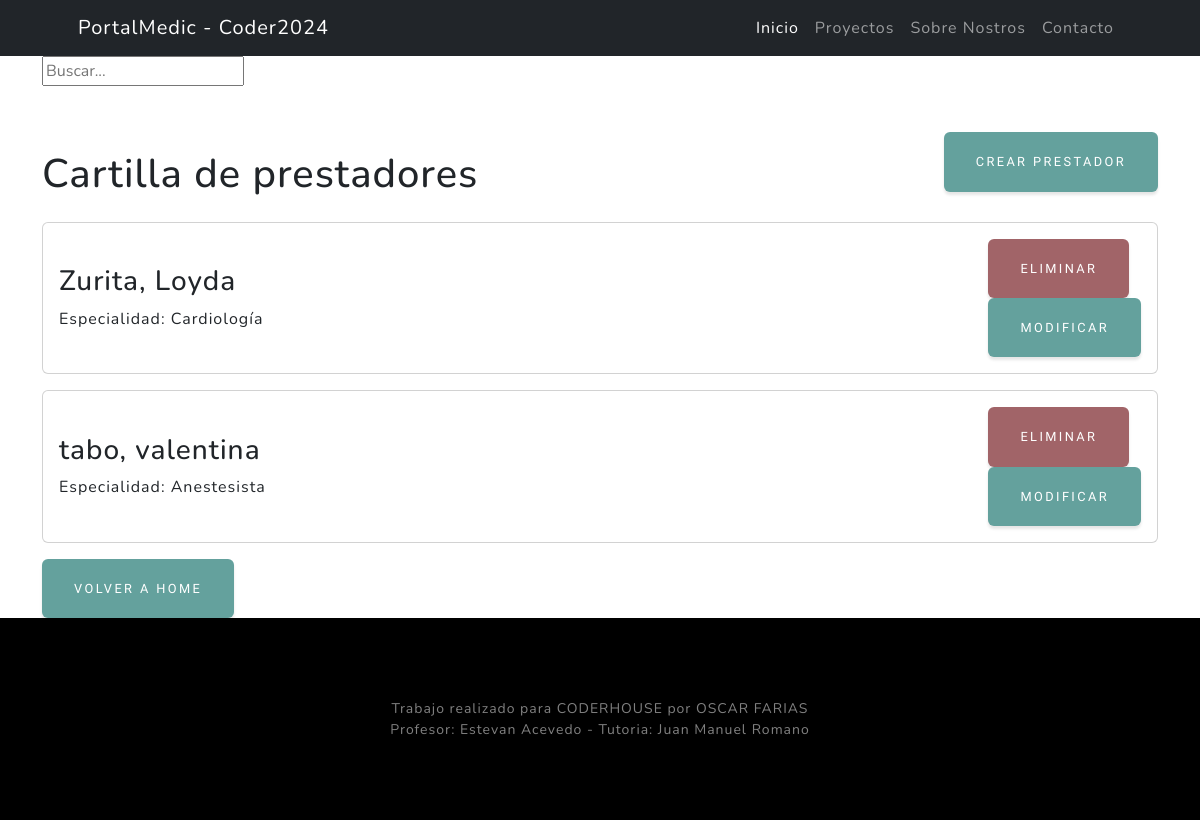
/medicos/medicos/list, run on the app's committed database.
### medicos/models.py (models this page shows, shortened)
class Medicos(models.Model):
    nombre = models.CharField(max_length=100, null=False, blank=True)
    apellido = models.CharField(max_length=100, null=False, blank=True)
    DNI = models.PositiveIntegerField(unique=True,null=True)
    nacionalidad= models.ForeignKey(Nacionalidad, on_delete=models.SET_NULL, null=True)
    matricula = models.PositiveIntegerField(unique=True, null=False, blank=True)
    especialidad = models.ForeignKey(Especialidad, on_delete=models.SET_NULL, null=True)
    class Meta:
        verbose_name = "Medicos"
        verbose_name_plural = "Medicos"

class Especialidad(models.Model):
    especialidad = models.CharField(max_length=50, unique=True)
    def __str__(self) -> str:
        return self.especialidad
    class Meta:
        verbose_name = "Especialidad"
        verbose_name_plural = "Especialidades"

### medicos/views.py (the view)
# urls.py: path("medicos/list", medicos_list ,name="medicos_list"),
def medicos_list(request):
    consulta = Medicos.objects.all()
    contexto = {"medicos":consulta}
    return render(request,"medicos/medicos_list.html", contexto)

### medicos/templates/medicos/medicos_list.html (shortened to what this page needs)
{% extends 'core/base.html' %}
{% block content %}
<div class="container">
    <div class="pb-lg-3">
        <form action="{% url 'medicos:medicos_list' %}" method="get">
            <input type="text" name="busqueda" placeholder="Buscar...">
        </form>
    </div>
    <div class="d-flex justify-content-between align-items-center">
        <h1 class="mt-5 mb-4">Cartilla de prestadores</h1>
        <a href="{% url 'medicos:medicos_create' %}" class="btn btn-primary">Crear Prestador</a>
    </div>
    {% for medico in medicos %}
    <div class="card mb-3">
        <div class="card-body d-flex justify-content-between align-items-center">
            <div>
                <h3 class="card-title">{{medico.apellido}}, {{ medico.nombre }}</h3>
                <p class="card-text">Especialidad: {{ medico.especialidad }}</p>
            </div>
            <div>
                <form method="post" action="{% url 'medicos:medicos_confirmar_eliminar' medico.id %}">
                    <button type="submit" class="btn btn-danger mr-2">Eliminar</button>
                </form>
                <a href="{% url 'medicos:medicos_modificar' %}" class="btn btn-primary">Modificar</a>
            </div>
        </div>
    </div>
    {% endfor %}
    <a href="{% url 'core:index' %}" class="btn btn-primary">Volver a HOME</a>
</div>
{% endblock content %}

### data on the page
Medicos: apellido "Zurita", nombre "Loyda", especialidad "Cardiología"
Medicos: apellido "tabo", nombre "valentina", especialidad "Anestesista"
